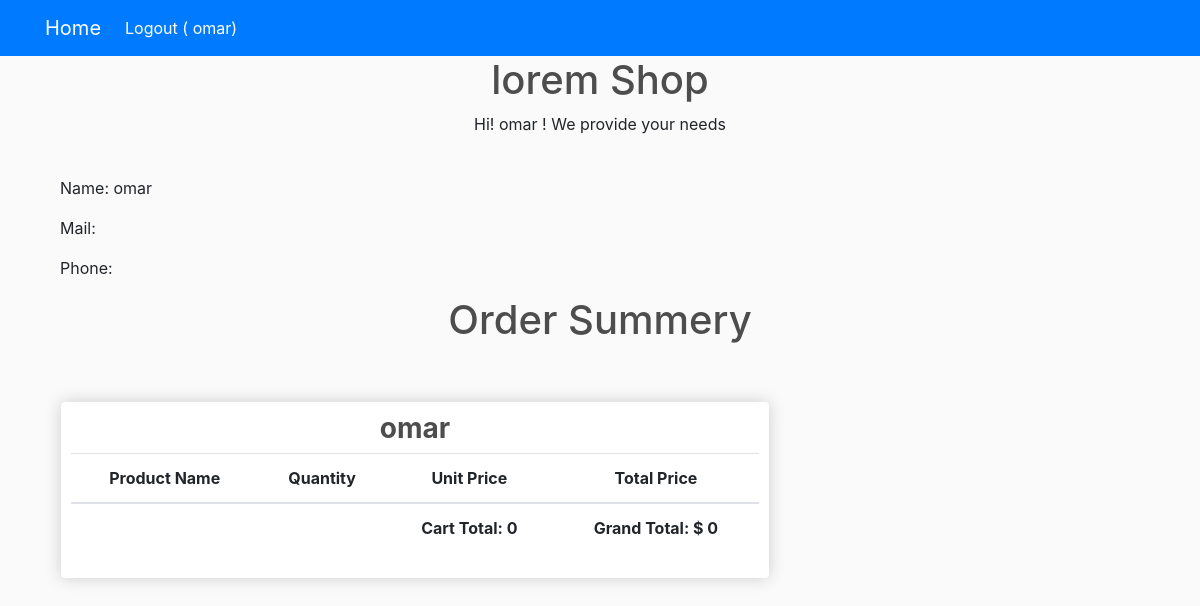
/profile/ (signed in), run on the app's committed database.
### store/models.py (models this page shows, shortened)
class Order(models.Model):
    customer = models.ForeignKey(Customer, on_delete=models.SET_NULL, null=True)
    date_ordered = models.DateTimeField(auto_now_add=True)
    complete = models.BooleanField(default=False)
    transaction_id = models.CharField(max_length=100, null=True)
    @property
    def grand_total(self):
        orderitems=self.orderitem_set.all()
        total=sum([item.get_total for item in orderitems])
        return total
    @property
    def cart_total_item(self):
        orderitems=self.orderitem_set.all()
        total=sum([item.quantity for item in orderitems])
        return total

class Customer(models.Model):
    user=models.OneToOneField(User, null=True, blank=True, on_delete=models.CASCADE)
    name=models.CharField (max_length=50, null=True)
    guest = models.BooleanField(default=False)
    def __str__(self):
        return self.name

### store/views.py (the view)
# urls.py: path('profile/', views.profile, name='profile'),
@login_required
def profile(request):
    user=request.user
    username=user.username
    customer, created =Customer.objects.get_or_create(user=user, name=username)
    orders=Order.objects.all()
    items=OrderItem.objects.all()
    return render(request, 'store/profile.html',  {'orders':orders, 'items':items})

### store/templates/store/profile.html (shortened to what this page needs)
{% extends 'store/main.html' %}
{% load static %}
{% block content %}
<div class="container ">
  <div class="col-6">
  <p> Name: {{user.username}}</p>
  <p>Mail: {{user.email}}</p>
  <p>Phone:</p>
  </div>
   <h1 class='text-center'>Order Summery</h1>
    <br>
<div class='container center '>
	<div class="row g-4 ">
		{% for order in orders %}
    {%if order.customer == user.customer%}
		<div class="col-lg-8 p-3 ">
            <div class="box-element text-center">
<table class="table ">
  <thead>
  <tr>
   <h3 class='text-center' > <strong>{{order.customer}}</strong>  </h3>
  </tr>
    <tr>
      <th scope="col">Product Name</th>
      <th scope="col">Quantity</th>
      <th scope="col">Unit Price</th>
      <th scope="col">Total Price</th>
    </tr>
  </thead>
  <tbody>
       <tr>
      <td></td>
      <td></td>
      <td><strong>Cart Total: {{order.cart_total_item}} </strong></td>
      <td><strong> Grand Total: $ {{order.grand_total}} </strong></td>
    </tr>
  </tbody>
</table>
</div>
</div>
<br>
<br><br>
 {%endif%}
  {%endfor%}
 </div>
    </div>
   </div>
 {%endblock%}

### store/templates/store/main.html (shortened to what this page needs)
 <!DOCTYPE html>
{% load static %}
<html>
<head>
	<link rel="stylesheet" href="https://stackpath.bootstrapcdn.com/bootstrap/4.4.1/css/bootstrap.min.css">
	<link rel="stylesheet" type="text/css" href="{% static 'css/main.css' %}">
</head>
<body>
	<nav class="navbar navbar-expand-lg navbar-dark bg-primary">
	<div class="container">
		<a class="navbar-brand" href="{% url 'store' %}">Home</a>
		<div class="collapse navbar-collapse" id="navbarSupportedContent">
		<ul class="navbar-nav me-auto mb-2 mb-lg-0">
			{%if user.last_name == "Guest"  %}
			<a class="nav-link active" aria-current="page" href="{% url 'login' %}">Login</a>
			{%else%}
			<a class="nav-link active" aria-current="page" href="{% url 'logout' %}">Logout ( {{user.username}})</a>
			{%endif%}
		</div>
	</div>
	</nav>
	<div class=" text-center">
  <h1> lorem Shop</h1>
  {%if user.last_name == "Guest"  %}
  <p>Hi! We provide your needs</p>
{%else%}
  <p>Hi! {{user.username}} ! We provide your needs</p>
  {% endif %}
</div
     <div class="container">
            <br>
            {% block content %}
            {% endblock content %}
</body>
</html>

### static/css/main.css (style rules this page uses)
body { background-color: hsl(0, 0%, 98%); }
h1,h2,h3,h4,h5,h6 { color:hsl(0, 0%, 30%); }
.box-element { box-shadow:hsl(0, 0%, 80%) 0 0 16px; background-color: #fff; border-radius: 4px; padding: 10px; }
.col-lg-4, .col-lg-6, .col-lg-8, .col-lg-12 { margin-top: 10px; }

### data on the page
Order: customer "omar", cart_total_item "0", grand_total "0"

### other printed values
{{ user.username }} "omar"
